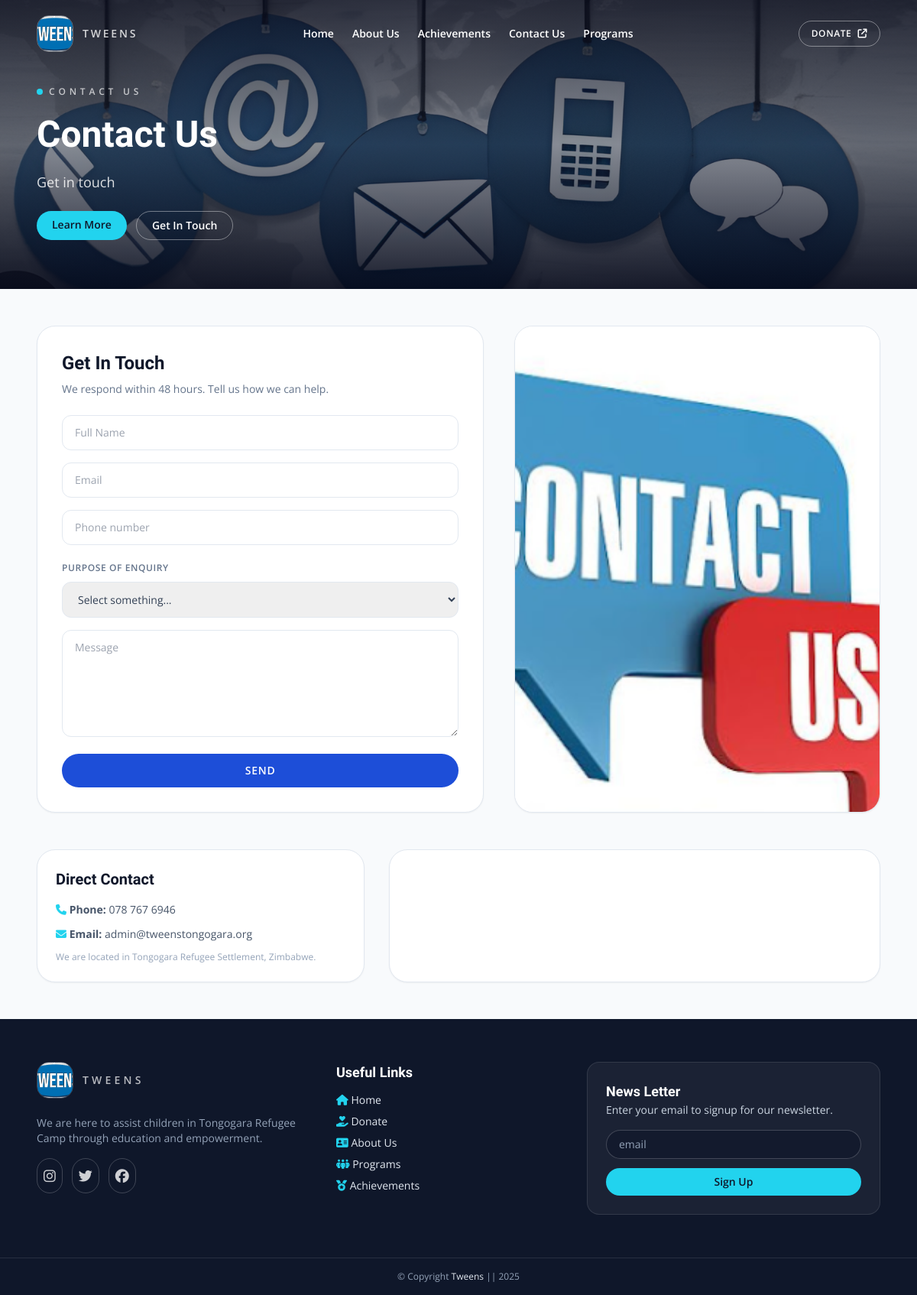
The app's page /contact with its own data.
### flask_app/models.py (models this page shows)
class SiteContent(db.Model):
    __tablename__ = "site_content_table"
    __table_args__ = (
        UniqueConstraint("page", "section", "field", name="uq_site_content_key"),
    )
    id = db.Column(db.Integer, primary_key=True)
    page = db.Column(db.String(100), nullable=False)
    section = db.Column(db.String(100), nullable=False)
    field = db.Column(db.String(100), nullable=False)
    value = db.Column(db.Text, nullable=False)
    updated_at = db.Column(db.DateTime, nullable=False, default=datetime.utcnow, onupdate=datetime.utcnow)

### flask_app/app.py (the view)
@app.get("/contact")
def contact():
    return render_template(
        "contact.html",
        page_content=get_page_content("contact"),
        file_js=f'<script src="{url_for("static", filename="myJS/contact.js")}"></script>',
    )

### flask_app/app.py (called while the page is built)
def get_page_content(page: str) -> dict[str, dict[str, str]]:
    defaults = SITE_CONTENT_DEFAULTS.get(page, {})
    content = {section: dict(fields) for section, fields in defaults.items()}
    rows = SiteContent.query.filter_by(page=page).all()
    for row in rows:
        content.setdefault(row.section, {})[row.field] = row.value
    return content

@app.context_processor
def inject_global_site_content():
    global_content = get_page_content("global")
    return {
        "global_content": global_content.get("branding", {}),
        "footer_content": global_content.get("footer", {}),
    }

### flask_app/templates/contact.html (shortened to what this page needs)
{% set title = 'Contact' %}
{% set file_css = '' %}
{% set bg_image_url = page_content.hero.background_image %}
{% set topic = page_content.hero.topic %}
{% set caption = page_content.hero.caption %}
{% include 'components/hero.html' %}
<main class="mx-auto flex max-w-6xl flex-col gap-12 px-6 py-12">
    <section class="grid gap-10 lg:grid-cols-[1.1fr_0.9fr]">
        <form method="post" action="{{ url_for('contact_submit') }}" class="form-side rounded-3xl border border-slate-200 bg-white p-8 shadow-sm">
            <div class="space-y-2">
                <h2 class="text-2xl font-semibold text-slate-900">{{ page_content.form.title }}</h2>
                <p class="text-sm text-slate-500">{{ page_content.form.caption }}</p>
            </div>
            <div class="mt-6 grid gap-4">
                <div>
                    <input type="text" placeholder="Full Name" name="name" required value="{{ form_data.get('name', '') if form_data else '' }}" class="w-full rounded-xl border border-slate-200 px-4 py-3 text-sm text-slate-700 focus:border-brand-aqua focus:outline-none">
                </div>
                <div>
                    <input type="email" placeholder="Email" name="email" required value="{{ form_data.get('email', '') if form_data else '' }}" class="w-full rounded-xl border border-slate-200 px-4 py-3 text-sm text-slate-700 focus:border-brand-aqua focus:outline-none">
                </div>
                <div>
                    <input type="text" placeholder="Phone number" name="contact-number" required value="{{ form_data.get('contact_number', '') if form_data else '' }}" class="w-full rounded-xl border border-slate-200 px-4 py-3 text-sm text-slate-700 focus:border-brand-aqua focus:outline-none">
                </div>
                <div>
                    <label for="purpose" class="text-xs font-semibold uppercase tracking-wider text-slate-500">Purpose of enquiry</label>
                    <select name="purpose" id="mySelect" required class="mt-2 w-full rounded-xl border border-slate-200 px-4 py-3 text-sm text-slate-700 focus:border-brand-aqua focus:outline-none">
                        <option value="">Select something...</option>
                    </select>
                </div>
                <div>
                    <textarea id="messageBox" name="message" placeholder="Message" required class="min-h-[140px] w-full rounded-xl border border-slate-200 px-4 py-3 text-sm text-slate-700 focus:border-brand-aqua focus:outline-none">{{ form_data.get('message', '') if form_data else '' }}</textarea>
                </div>
                <button id="formSubmit" type="submit" class="rounded-full bg-brand-blue px-6 py-3 text-sm font-semibold uppercase tracking-wider text-white transition hover:bg-brand-deep">Send</button>
            </div>
        </form>
        <div class="overflow-hidden rounded-3xl border border-slate-200 bg-white shadow-sm">
            <img src="{{ url_for('static', filename=page_content.form.image) }}" alt="contact image" class="h-full w-full object-cover">
        </div>
    </section>
    <section class="grid gap-8 lg:grid-cols-[0.8fr_1.2fr]">
        <div class="rounded-3xl border border-slate-200 bg-white p-6 shadow-sm">
            <h3 class="text-xl font-semibold text-slate-900">{{ page_content.direct.title }}</h3>
            <div class="mt-4 space-y-3 text-sm text-slate-600">
                <p><i class="fa-solid fa-phone text-brand-aqua"></i> <strong>Phone:</strong> {{ page_content.direct.phone }}</p>
                <p><i class="fa-solid fa-envelope text-brand-aqua"></i> <strong>Email:</strong> {{ page_content.direct.email }}</p>
                <p class="text-xs text-slate-400">{{ page_content.direct.location }}</p>
            </div>
        </div>
        <div class="overflow-hidden rounded-3xl border border-slate-200 bg-white shadow-sm">
            <iframe src="https://www.google.com/maps/embed?pb=!1m17!1m12!1m3!1d29754.895071620176!2d32.816376072941985!3d-19.302002444454168!2m3!1f0!2f0!3f0!3m2!1i1024!2i768!4f13.1!3m2!1m1!2zMTnCsDE3JzU2LjAiUyAzMsKwNDknMDIuMCJF!5e0!3m2!1sen!2szw!4v1740441187549!5m2!1sen!2szw" width="100%" height="100%" style="border:0;" allowfullscreen="" loading="lazy"></iframe>
        </div>
    </section>
</main>
{% include 'components/footer.html' %}

### flask_app/templates/components/hero.html (shortened to what this page needs)
<!DOCTYPE html>
<html lang="en">
<head>
    <link rel="stylesheet" href="{{ url_for('static', filename='css/tailwind.css') }}">
    <link rel="stylesheet" href="https://cdnjs.cloudflare.com/ajax/libs/font-awesome/6.7.2/css/all.min.css" />
</head>
<body>
    <header class="relative min-h-[60vh] bg-cover bg-center" style="background-image: url('{{ url_for('static', filename=bg_image_url) }}');">
        <div class="absolute inset-0 bg-gradient-to-b from-slate-950/80 via-slate-900/50 to-slate-950/90"></div>
        <div class="relative z-10">
            <nav class="mx-auto flex max-w-6xl items-center justify-between px-6 py-5">
                <a href="{{ url_for('home') }}" class="flex items-center gap-3">
                    <img src="{{ url_for('static', filename=global_content.get('logo_image', 'images/logo.png')) }}" alt="Tweens logo" class="h-12 w-12 rounded-2xl border border-white/30 object-cover">
                    <span class="text-sm font-semibold uppercase tracking-[0.2em] text-white/80">{{ global_content.get('org_name', 'Tweens') }}</span>
                </a>
                <div class="hidden items-center gap-6 text-sm font-semibold text-white md:flex">
                    <a href="{{ url_for('home') }}" class="hover:text-brand-aqua">Home</a>
                    <a href="{{ url_for('about') }}" class="hover:text-brand-aqua">About Us</a>
                    <a href="{{ url_for('achievements') }}" class="hover:text-brand-aqua">Achievements</a>
                    <a href="{{ url_for('contact') }}" class="hover:text-brand-aqua">Contact Us</a>
                    <a href="{{ url_for('programs') }}" class="hover:text-brand-aqua">Programs</a>
                </div>
                <a href="{{ global_content.get('donate_url', 'https://www.globalgiving.org/projects/transformative-education-for-refugees-in-zimbabwe/') }}" target="_blank" class="hidden items-center gap-2 rounded-full border border-white/40 px-4 py-2 text-xs font-semibold uppercase tracking-wider text-white transition hover:border-white hover:bg-white/10 md:inline-flex">
                    Donate
                    <i class="fa-solid fa-arrow-up-right-from-square text-xs"></i>
                </a>
            </nav>
            <div class="mx-auto flex max-w-6xl flex-col gap-6 px-6 pb-16 pt-6 text-white">
                <div class="flex flex-wrap items-center gap-2 text-xs font-semibold uppercase tracking-[0.4em] text-white/70">
                    <span class="h-2 w-2 rounded-full bg-brand-aqua"></span>
                    {{ topic }}
                </div>
                <h1 class="text-4xl font-semibold leading-tight md:text-5xl">{{ topic }}</h1>
                <p class="max-w-2xl text-base text-white/85 md:text-lg">{{ caption }}</p>
                <div class="flex flex-wrap gap-3">
                    <a href="{{ url_for('about') }}" class="rounded-full bg-brand-aqua px-5 py-2 text-sm font-semibold text-slate-900 transition hover:brightness-110">Learn More</a>
                    <a href="{{ url_for('contact') }}" class="rounded-full border border-white/40 px-5 py-2 text-sm font-semibold text-white transition hover:border-white hover:bg-white/10">Get In Touch</a>
                </div>
            </div>
        </div>
    </header>

### flask_app/templates/components/footer.html (shortened to what this page needs)
<section class="bg-slate-900 text-slate-200">
    <div class="mx-auto grid max-w-6xl gap-10 px-6 py-14 md:grid-cols-[1.1fr_0.9fr_1.2fr]">
        <div class="space-y-4">
            <a href="{{ url_for('home') }}" class="inline-flex items-center gap-3">
                <img src="{{ url_for('static', filename=global_content.get('logo_image', 'images/logo.png')) }}" alt="logo" class="h-12 w-12 rounded-2xl border border-white/20 object-cover">
                <span class="text-sm font-semibold uppercase tracking-[0.3em] text-white/70">{{ global_content.get('org_name', 'Tweens') }}</span>
            </a>
            <p class="text-sm text-slate-400">{{ footer_content.get('tagline', 'Refugee-led education initiatives building brighter futures through mentorship, access, and community care.') }}</p>
            <div class="flex gap-3 text-lg">
                <a href="https://www.instagram.com/tweens_tongogara/" target="_blank" class="rounded-full border border-white/20 p-2 text-white/80 transition hover:border-brand-aqua hover:text-brand-aqua"><i class="fa-brands fa-instagram"></i></a>
                <a href="https://x.com/TongogaraTweens" target="_blank" class="rounded-full border border-white/20 p-2 text-white/80 transition hover:border-brand-aqua hover:text-brand-aqua"><i class="fa-brands fa-twitter"></i></a>
                <a href="https://www.facebook.com/tweens.tongo/" target="_blank" class="rounded-full border border-white/20 p-2 text-white/80 transition hover:border-brand-aqua hover:text-brand-aqua"><i class="fa-brands fa-facebook"></i></a>
            </div>
        </div>
        <div class="space-y-3">
            <h2 class="text-lg font-semibold text-white">Useful Links</h2>
            <div class="space-y-2 text-sm">
                <p><i class="fa-solid fa-house text-brand-aqua"></i> <a href="{{ url_for('home') }}">Home</a></p>
                <p><i class="fa-solid fa-hand-holding-heart text-brand-aqua"></i> <a href="{{ global_content.get('donate_url', 'https://www.globalgiving.org/projects/transformative-education-for-refugees-in-zimbabwe/') }}" target="_blank">Donate</a></p>
                <p><i class="fa-solid fa-address-card text-brand-aqua"></i> <a href="{{ url_for('about') }}">About Us</a></p>
                <p><i class="fa-solid fa-people-group text-brand-aqua"></i> <a href="{{ url_for('programs') }}">Programs</a></p>
                <p><i class="fa-solid fa-medal text-brand-aqua"></i> <a href="{{ url_for('achievements') }}">Achievements</a></p>
            </div>
        </div>
        <div class="space-y-4 rounded-2xl border border-white/10 bg-white/5 p-6">
            <div>
                <h2 class="text-lg font-semibold text-white">{{ footer_content.get('newsletter_title', 'News Letter') }}</h2>
                <p class="text-sm text-slate-300">{{ footer_content.get('newsletter_caption', 'Enter your email to signup for our newsletter.') }}</p>
            </div>
            <form action="{{ url_for('newsletter_signup') }}" method="post" class="flex flex-col gap-3">
                <input type="email" placeholder="email" name="newsletter" required class="w-full rounded-full border border-white/20 bg-slate-900/60 px-4 py-2 text-sm text-white placeholder:text-slate-400 focus:border-brand-aqua focus:outline-none">
                <button type="submit" class="rounded-full bg-brand-aqua px-4 py-2 text-sm font-semibold text-slate-900 transition hover:brightness-110">Sign Up</button>
            </form>
        </div>
    </div>
    <div class="border-t border-white/10 py-4 text-center text-xs text-slate-400">
        <p>&copy; Copyright <a href="{{ url_for('news_validate_page') }}" class="text-slate-200">{{ global_content.get('org_name', 'Tweens') }}</a> || {{ footer_content.get('copyright_year', '2025') }}</p>
    </div>
</section>
</body>
</html>

### records on screen
SiteContent: value (picture)
SiteContent: value (picture)
SiteContent: get "TWEENS", get "Tweens"
SiteContent: value "CONTACT US", value "Contact Us"
SiteContent: value "Get in touch"
SiteContent: form "Get In Touch"
SiteContent: form.caption "We respond within 48 hours. Tell us how we can help."
SiteContent: value (picture)
SiteContent: direct "Direct Contact"
SiteContent: direct.phone "078 767 6946"
SiteContent: direct.email "admin@tweenstongogara.org"
SiteContent: direct.location "We are located in Tongogara Refugee Settlement, Zimbabwe."
SiteContent: get "We are here to assist children in Tongogara Refugee Camp through education and empowerment."
SiteContent: get "News Letter"
SiteContent: get "Enter your email to signup for our newsletter."
SiteContent: get "2025"
